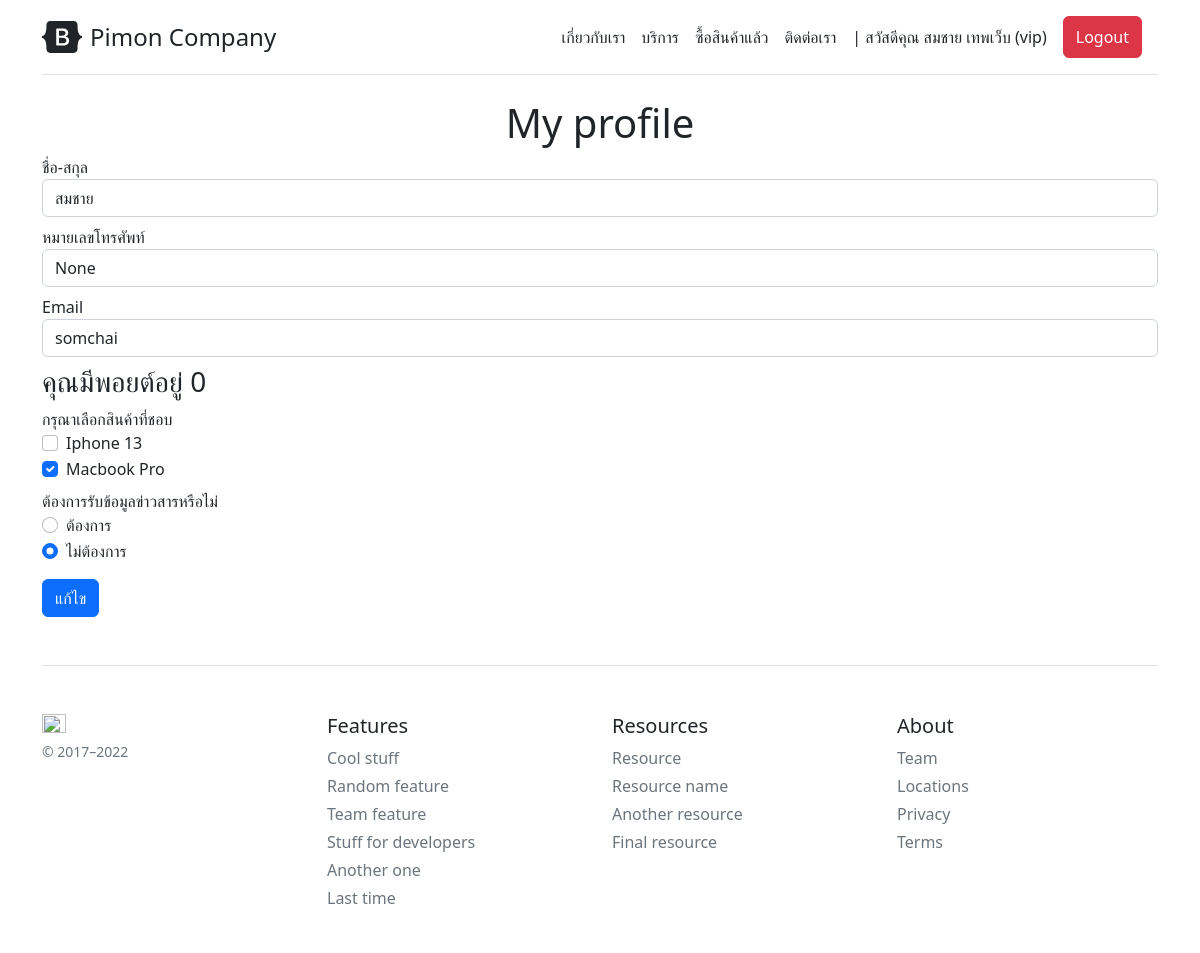
The page /profile (signed in) on the database as committed earlier.
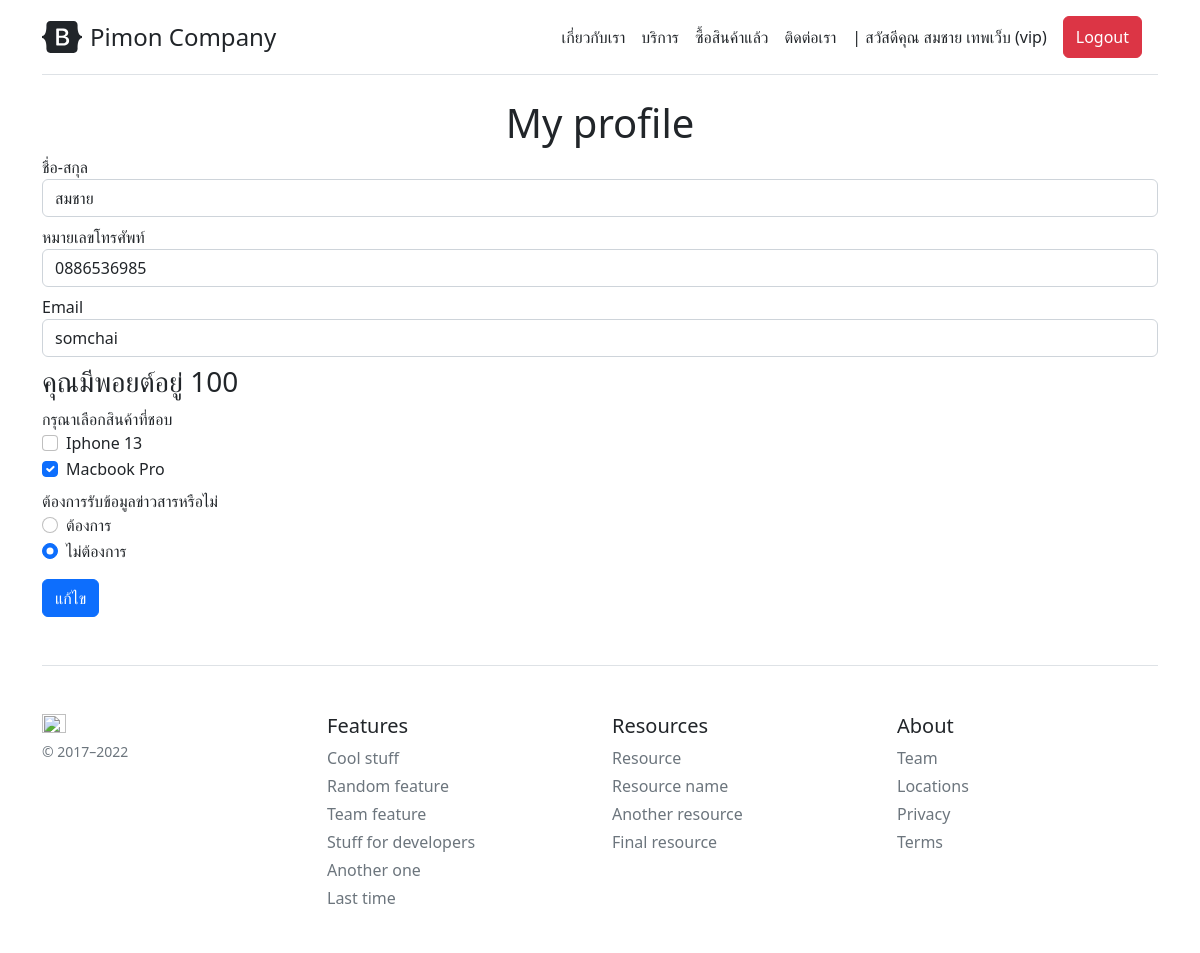
The same page on the database as committed later.
### company/models.py (models this page shows, shortened)
class Profile(models.Model):
    user = models.OneToOneField(User, on_delete=models.CASCADE)
    usertype = models.CharField(max_length=100, default='member')
    point = models.IntegerField(default=0)
    tel = models.CharField(max_length=20, null=True, blank=True)

### company/views.py (the view)
# urls.py: path('profile', ProfilePage, name='profile-page'),
@login_required
def ProfilePage(req):
    context = {}
    profileuser = Profile.objects.get(user=req.user)
    context['profile'] = profileuser
    return render(req, 'company/profile.html', context)

### company/template/company/profile.html (shortened to what this page needs)
{% extends 'company/base.html' %}
{% block content %}
<center>
    <h1>My profile</h1>
</center>
{% if message %}
    <h2>{{message}}</h2>
{% else %}
    <form method="POST">
        <div class="form-group mb-2">
            <label for="fullname">ชื่อ-สกุล</label>
            <input type="text" class="form-control" id="fullname" name="fullname" value="{{profile.user.first_name}}" required>
        </div>
        <div class="form-group mb-2">
            <label for="tel">หมายเลขโทรศัพท์</label>
            <input type="text" class="form-control" id="tel" name="tel" value="{{profile.tel}}">
        </div>
        <div class="form-group mb-2">
            <label for="username">Email</label>
            <input type="text" class="form-control" id="username" name="username" value="{{profile.user.username}}" required>
        </div>
        <h3>คุณมีพอยต์อยู่ {{profile.point}}</h3>
        <div class="form-group mb-2">
            <h9 class="mt-2">กรุณาเลือกสินค้าที่ชอบ</h9>
            <div class="form-check">
                <input class="form-check-input" type="checkbox" value="" id="flexCheckDefault">
                <label class="form-check-label" for="flexCheckDefault">
                  Iphone 13
                </label>
            </div>
            <div class="form-check">
                <input class="form-check-input" type="checkbox" value="" id="flexCheckChecked" checked>
                <label class="form-check-label" for="flexCheckChecked">
                Macbook Pro
                </label>
            </div>
        </div>
        <div class="form-group mb-2">
            <h9 class='mt-2'>ต้องการรับข้อมูลข่าวสารหรือไม่</h9>
            <div class="form-check">
              <input class="form-check-input" type="radio" name="flexRadioDefault" id="flexRadioDefault1">
              <label class="form-check-label" for="flexRadioDefault1">
                ต้องการ
              </label>
            </div>
            <div class="form-check">
              <input class="form-check-input" type="radio" name="flexRadioDefault" id="flexRadioDefault2" checked>
              <label class="form-check-label" for="flexRadioDefault2">
                ไม่ต้องการ
              </label>
            </div>
        </div>
        <button type="submit" class="btn btn-primary mt-2">แก้ไข</button>
    </form>
{% endif %}
{% endblock content %}

Rows that differ between the two databases and show on the page:
changed Profile "สมชาย": tel "None" → "0886536985"; point "0" → "100"
